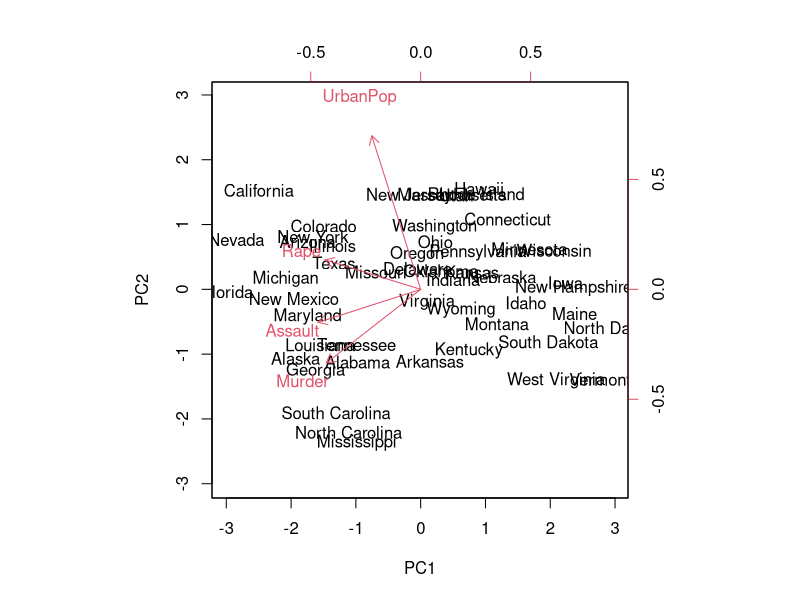
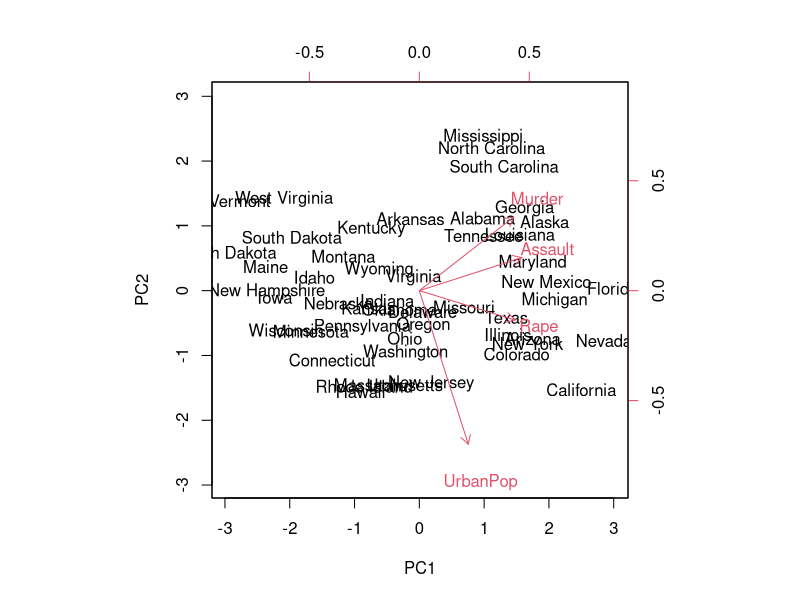
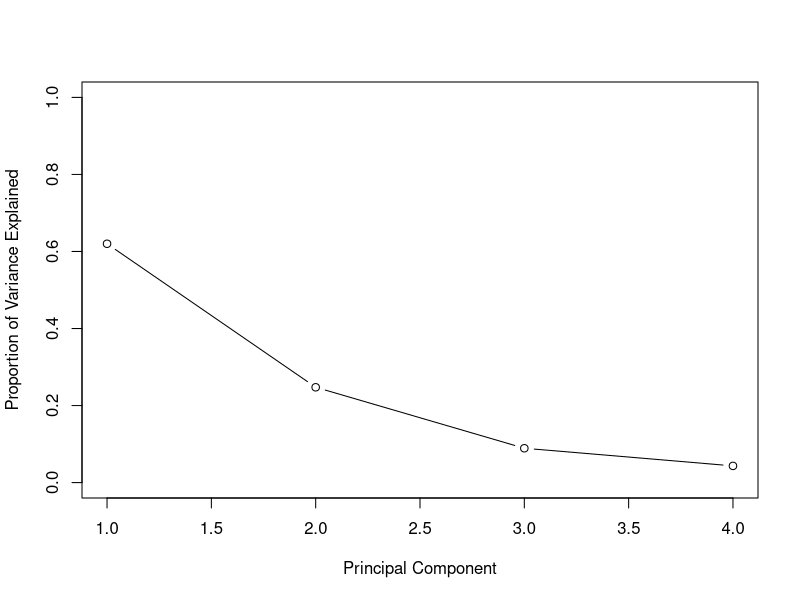
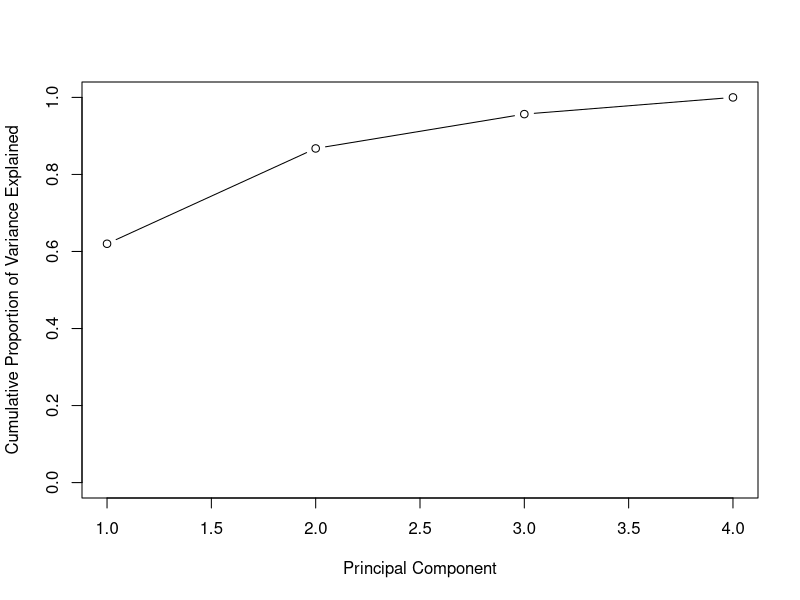
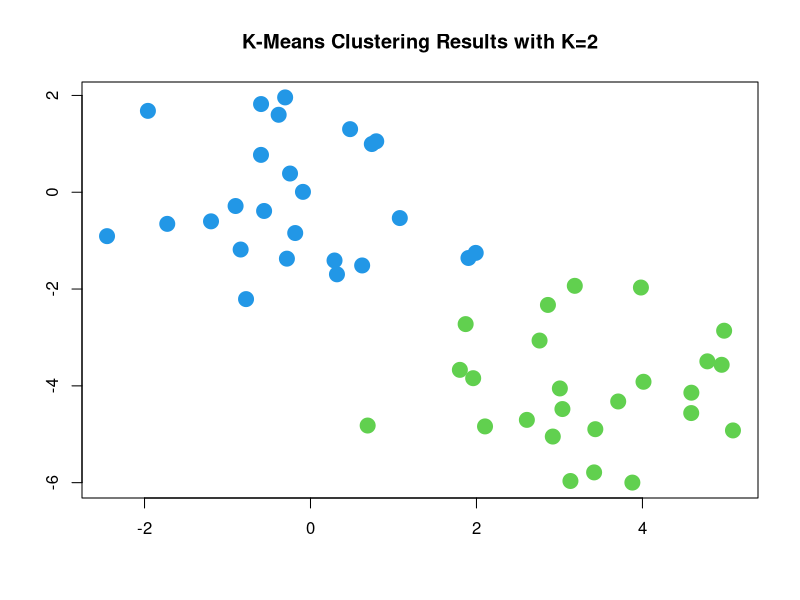
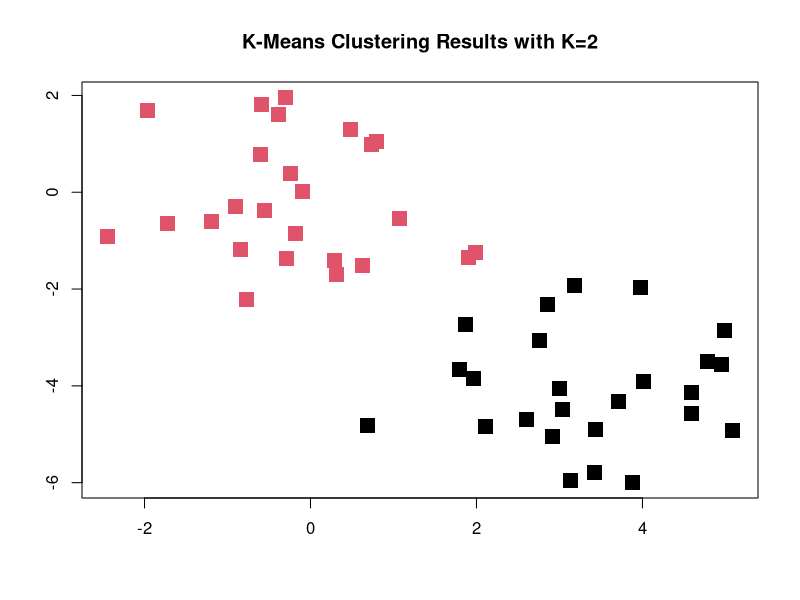
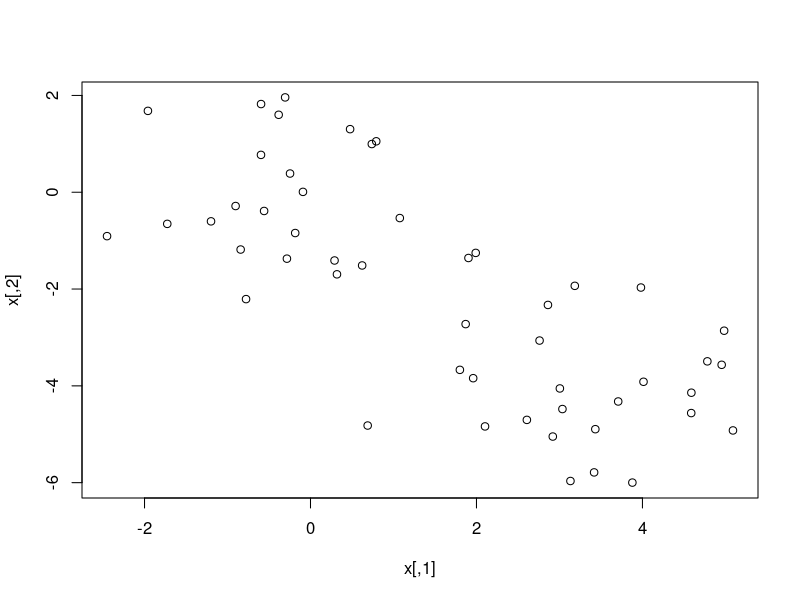
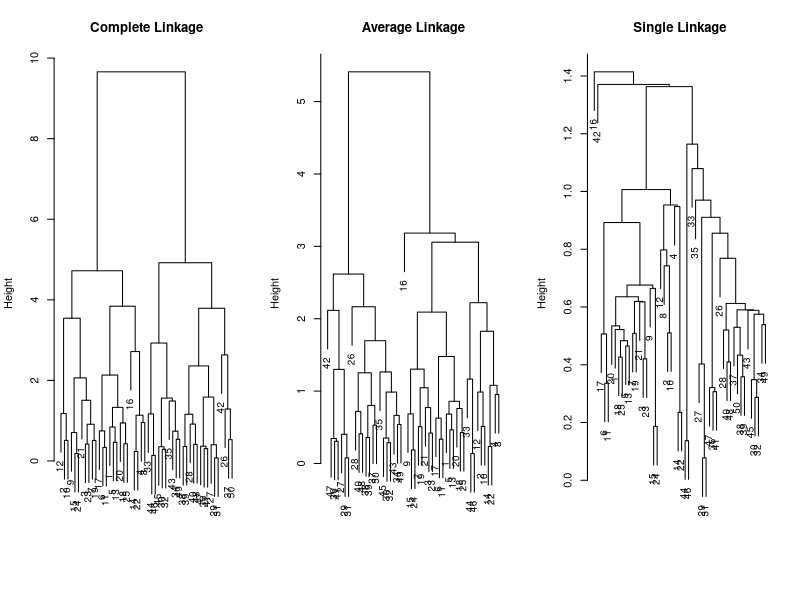

Reproduce these figures in R, in order.
## ---- chunk 1
states=row.names(USArrests)
states
names(USArrests)
#find the mean and var of various columns of the table
#apply function is used to apply function to raws or columns
#1 indicates raws and 2 indicates columns
apply(USArrests, 2, mean)
apply(USArrests, 2, var)
#apply PCA using prcomp
pr.out=prcomp(USArrests, scale=TRUE)
names(pr.out)
#center corresponds to  mean and scale corresponds to std deviation
#sedv == variance captured
pr.out$center
pr.out$scale
pr.out$rotation
pr.out$sdev
dim(pr.out$x)

#plotting
biplot(pr.out, scale=0)
pr.out$rotation=-pr.out$rotation
pr.out$x=-pr.out$x
biplot(pr.out, scale=0)
#scree analysis
pr.out$sdev
#pve by each component
pr.var=pr.out$sdev^2
pr.var

pve=pr.var/sum(pr.var)
pve
#scree plot
plot(pve, xlab="Principal Component", ylab="Proportion of Variance Explained", ylim=c(0,1),type='b')
#pareto plot
plot(cumsum(pve), xlab="Principal Component", ylab="Cumulative Proportion of Variance Explained", ylim=c(0,1),type='b')
#cusum
a=c(1,2,8,-3)
cumsum(a)

## ---- chunk 2
#kmeans() perform k means clustering
##data generation
set.seed(2)
x=matrix(rnorm(50*2), ncol=2)  #50 obs, 2 variables
x[1:25,1]=x[1:25,1]+3    ##add a mean shift to x1???_1
x[1:25,2]=x[1:25,2]-4    ##add a mean shift to x2
#plot(x)
km.out=kmeans(x,2,nstart=20)#kmeans
km.out$cluster#cluster assignment of each obs

plot(x, col=(km.out$cluster+2), main="K-Means Clustering Results with K=2", xlab="", ylab="", pch=20, cex=3)#


plot(x, col=(km.out$cluster), main="K-Means Clustering Results with K=2", xlab="", ylab="", pch=15, cex=2)#


##Track (between_SS / total_SS)
set.seed(4)#
km.out=kmeans(x,3,nstart=20)#
km.out#


#runing multiple times and runing single times
#both time comparing the results
set.seed(3)#

km.out=kmeans(x,3,nstart=1)#
km.out$tot.withinss#

km.out=kmeans(x,3,nstart=20)#
km.out$tot.withinss#
# tot.withinss give total variance within each cluster
# withnss gives individual sum of squares
#2

## ---- chunk 3
##data generation
set.seed(2)
x=matrix(rnorm(50*2), ncol=2)  #50 obs, 2 variables
x[1:25,1]=x[1:25,1]+3    ##add a mean shift to x1
x[1:25,2]=x[1:25,2]-4    ##add a mean shift to x2
plot(x)
hc.complete=hclust(dist(x), method="complete")
hc.average=hclust(dist(x), method="average")
hc.single=hclust(dist(x), method="single")

par(mfrow=c(1,3))
plot(hc.complete,main="Complete Linkage", xlab="", sub="", cex=.9)
plot(hc.average, main="Average Linkage", xlab="", sub="", cex=.9)
plot(hc.single, main="Single Linkage", xlab="", sub="", cex=.9)

##Specify number of clusters
cutree(hc.complete, 2)
cutree(hc.average, 2)
cutree(hc.single, 2)
cutree(hc.single, 4)

##effect of scaling
xsc=scale(x)
plot(hclust(dist(xsc), method="complete"), main="Hierarchical Clustering with Scaled Features")

##using different distance functions
##need 3 or more features to compute correlations
#we can use as.dist() function to specify correlational based distance
#but this works only for features more than 2(i.e.=>3)

x=matrix(rnorm(30*3), ncol=3)
dd=as.dist(1-cor(t(x)))
plot(hclust(dd, method="complete"), main="Complete Linkage with Correlation-Based Distance", xlab="", sub="")




